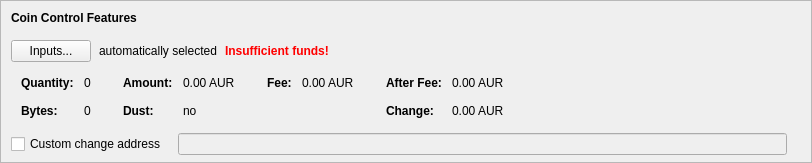
    <widget class="QFrame" name="frameCoinControl">
     <property name="sizePolicy">
      <sizepolicy hsizetype="Expanding" vsizetype="Expanding">
       <horstretch>0</horstretch>
       <verstretch>0</verstretch>
      </sizepolicy>
     </property>
     <property name="maximumSize">
      <size>
       <width>16777215</width>
       <height>16777215</height>
      </size>
     </property>
     <property name="frameShape">
      <enum>QFrame::StyledPanel</enum>
     </property>
     <property name="frameShadow">
      <enum>QFrame::Sunken</enum>
     </property>
     <layout class="QVBoxLayout" name="verticalLayoutCoinControl2">
      <property name="spacing">
       <number>0</number>
      </property>
      <property name="leftMargin">
       <number>0</number>
      </property>
      <property name="topMargin">
       <number>0</number>
      </property>
      <property name="rightMargin">
       <number>0</number>
      </property>
      <property name="bottomMargin">
       <number>6</number>
      </property>
      <item>
       <layout class="QVBoxLayout" name="verticalLayoutCoinControl" stretch="0,0,0,0,1">
        <property name="spacing">
         <number>0</number>
        </property>
        <property name="leftMargin">
         <number>10</number>
        </property>
        <property name="topMargin">
         <number>10</number>
        </property>
        <item>
         <layout class="QHBoxLayout" name="horizontalLayoutCoinControl1">
          <property name="bottomMargin">
           <number>15</number>
          </property>
          <item>
           <widget class="QLabel" name="labelCoinControlFeatures">
            <property name="sizePolicy">
             <sizepolicy hsizetype="Preferred" vsizetype="Maximum">
              <horstretch>0</horstretch>
              <verstretch>0</verstretch>
             </sizepolicy>
            </property>
            <property name="font">
             <font>
              <weight>75</weight>
              <bold>true</bold>
             </font>
            </property>
            <property name="styleSheet">
             <string notr="true">font-weight:bold;</string>
            </property>
            <property name="text">
             <string>Coin Control Features</string>
            </property>
           </widget>
          </item>
         </layout>
        </item>
        <item>
         <layout class="QHBoxLayout" name="horizontalLayoutCoinControl2" stretch="0,0,0,0">
          <property name="spacing">
           <number>8</number>
          </property>
          <property name="bottomMargin">
           <number>10</number>
          </property>
          <item>
           <widget class="QPushButton" name="pushButtonCoinControl">
            <property name="styleSheet">
             <string notr="true"/>
            </property>
            <property name="text">
             <string>Inputs...</string>
            </property>
            <property name="autoDefault">
             <bool>false</bool>
            </property>
           </widget>
          </item>
          <item>
           <widget class="QLabel" name="labelCoinControlAutomaticallySelected">
            <property name="text">
             <string>automatically selected</string>
            </property>
            <property name="margin">
             <number>5</number>
            </property>
           </widget>
          </item>
          <item>
           <widget class="QLabel" name="labelCoinControlInsuffFunds">
            <property name="font">
             <font>
              <weight>75</weight>
              <bold>true</bold>
             </font>
            </property>
            <property name="styleSheet">
             <string notr="true">color:red;font-weight:bold;</string>
            </property>
            <property name="text">
             <string>Insufficient funds!</string>
            </property>
            <property name="margin">
             <number>5</number>
            </property>
           </widget>
          </item>
          <item>
           <spacer name="horizontalSpacerCoinControl">
            <property name="orientation">
             <enum>Qt::Horizontal</enum>
            </property>
            <property name="sizeHint" stdset="0">
             <size>
              <width>40</width>
              <height>1</height>
             </size>
            </property>
           </spacer>
          </item>
         </layout>
        </item>
        <item>
         <widget class="QWidget" name="widgetCoinControl" native="true">
          <property name="sizePolicy">
           <sizepolicy hsizetype="Preferred" vsizetype="Preferred">
            <horstretch>0</horstretch>
            <verstretch>0</verstretch>
           </sizepolicy>
          </property>
          <property name="minimumSize">
           <size>
            <width>0</width>
            <height>0</height>
           </size>
          </property>
          <property name="styleSheet">
           <string notr="true"/>
          </property>
          <layout class="QHBoxLayout" name="horizontalLayoutCoinControl5">
           <property name="leftMargin">
            <number>0</number>
           </property>
           <property name="topMargin">
            <number>0</number>
           </property>
           <property name="rightMargin">
            <number>0</number>
           </property>
           <property name="bottomMargin">
            <number>0</number>
           </property>
           <item>
            <layout class="QHBoxLayout" name="horizontalLayoutCoinControl3" stretch="0,0,0,1">
             <property name="spacing">
              <number>20</number>
             </property>
             <property name="topMargin">
              <number>0</number>
             </property>
             <property name="bottomMargin">
              <number>10</number>
             </property>
             <item>
              <layout class="QFormLayout" name="formLayoutCoinControl1">
               <property name="horizontalSpacing">
                <number>10</number>
               </property>
               <property name="verticalSpacing">
                <number>14</number>
               </property>
               <property name="leftMargin">
                <number>10</number>
               </property>
               <property name="topMargin">
                <number>4</number>
               </property>
               <property name="rightMargin">
                <number>6</number>
               </property>
               <item row="0" column="0">
                <widget class="QLabel" name="labelCoinControlQuantityText">
                 <property name="font">
                  <font>
                   <weight>75</weight>
                   <bold>true</bold>
                  </font>
                 </property>
                 <property name="text">
                  <string>Quantity:</string>
                 </property>
                 <property name="margin">
                  <number>0</number>
                 </property>
                </widget>
               </item>
               <item row="0" column="1">
                <widget class="QLabel" name="labelCoinControlQuantity">
                 <property name="cursor">
                  <cursorShape>IBeamCursor</cursorShape>
                 </property>
                 <property name="contextMenuPolicy">
                  <enum>Qt::ActionsContextMenu</enum>
                 </property>
                 <property name="text">
                  <string notr="true">0</string>
                 </property>
                 <property name="margin">
                  <number>0</number>
                 </property>
                 <property name="textInteractionFlags">
                  <set>Qt::LinksAccessibleByMouse|Qt::TextSelectableByKeyboard|Qt::TextSelectableByMouse</set>
                 </property>
                </widget>
               </item>
               <item row="1" column="0">
                <widget class="QLabel" name="labelCoinControlBytesText">
                 <property name="font">
                  <font>
                   <weight>75</weight>
                   <bold>true</bold>
                  </font>
                 </property>
                 <property name="text">
                  <string>Bytes:</string>
                 </property>
                </widget>
               </item>
               <item row="1" column="1">
                <widget class="QLabel" name="labelCoinControlBytes">
                 <property name="cursor">
                  <cursorShape>IBeamCursor</cursorShape>
                 </property>
                 <property name="contextMenuPolicy">
                  <enum>Qt::ActionsContextMenu</enum>
                 </property>
                 <property name="text">
                  <string notr="true">0</string>
                 </property>
                 <property name="textInteractionFlags">
                  <set>Qt::LinksAccessibleByMouse|Qt::TextSelectableByKeyboard|Qt::TextSelectableByMouse</set>
                 </property>
                </widget>
               </item>
              </layout>
             </item>
             <item>
              <layout class="QFormLayout" name="formLayoutCoinControl2">
               <property name="horizontalSpacing">
                <number>10</number>
               </property>
               <property name="verticalSpacing">
                <number>14</number>
               </property>
               <property name="leftMargin">
                <number>6</number>
               </property>
               <property name="topMargin">
                <number>4</number>
               </property>
               <property name="rightMargin">
                <number>6</number>
               </property>
               <item row="0" column="0">
                <widget class="QLabel" name="labelCoinControlAmountText">
                 <property name="font">
                  <font>
                   <weight>75</weight>
                   <bold>true</bold>
                  </font>
                 </property>
                 <property name="text">
                  <string>Amount:</string>
                 </property>
                 <property name="margin">
                  <number>0</number>
                 </property>
                </widget>
               </item>
               <item row="0" column="1">
                <widget class="QLabel" name="labelCoinControlAmount">
                 <property name="cursor">
                  <cursorShape>IBeamCursor</cursorShape>
                 </property>
                 <property name="contextMenuPolicy">
                  <enum>Qt::ActionsContextMenu</enum>
                 </property>
                 <property name="text">
                  <string notr="true">0.00 AUR</string>
                 </property>
                 <property name="textInteractionFlags">
                  <set>Qt::LinksAccessibleByMouse|Qt::TextSelectableByKeyboard|Qt::TextSelectableByMouse</set>
                 </property>
                </widget>
               </item>
               <item row="1" column="0">
                <widget class="QLabel" name="labelCoinControlLowOutputText">
                 <property name="font">
                  <font>
                   <weight>75</weight>
                   <bold>true</bold>
                  </font>
                 </property>
                 <property name="text">
                  <string>Dust:</string>
                 </property>
                </widget>
               </item>
               <item row="1" column="1">
                <widget class="QLabel" name="labelCoinControlLowOutput">
                 <property name="cursor">
                  <cursorShape>IBeamCursor</cursorShape>
                 </property>
                 <property name="contextMenuPolicy">
                  <enum>Qt::ActionsContextMenu</enum>
                 </property>
                 <property name="text">
                  <string notr="true">no</string>
                 </property>
                 <property name="textInteractionFlags">
                  <set>Qt::LinksAccessibleByMouse|Qt::TextSelectableByKeyboard|Qt::TextSelectableByMouse</set>
                 </property>
                </widget>
               </item>
              </layout>
             </item>
             <item>
              <layout class="QFormLayout" name="formLayoutCoinControl3">
               <property name="horizontalSpacing">
                <number>10</number>
               </property>
               <property name="verticalSpacing">
                <number>14</number>
               </property>
               <property name="leftMargin">
                <number>6</number>
               </property>
               <property name="topMargin">
                <number>4</number>
               </property>
               <property name="rightMargin">
                <number>6</number>
               </property>
               <item row="0" column="0">
                <widget class="QLabel" name="labelCoinControlFeeText">
                 <property name="font">
                  <font>
                   <weight>75</weight>
                   <bold>true</bold>
                  </font>
                 </property>
                 <property name="text">
                  <string>Fee:</string>
                 </property>
                 <property name="margin">
                  <number>0</number>
                 </property>
                </widget>
               </item>
               <item row="0" column="1">
                <widget class="QLabel" name="labelCoinControlFee">
                 <property name="cursor">
                  <cursorShape>IBeamCursor</cursorShape>
                 </property>
                 <property name="contextMenuPolicy">
                  <enum>Qt::ActionsContextMenu</enum>
                 </property>
                 <property name="text">
                  <string notr="true">0.00 AUR</string>
                 </property>
                 <property name="textInteractionFlags">
                  <set>Qt::LinksAccessibleByMouse|Qt::TextSelectableByKeyboard|Qt::TextSelectableByMouse</set>
                 </property>
                </widget>
               </item>
              </layout>
             </item>
             <item>
              <layout class="QFormLayout" name="formLayoutCoinControl4">
               <property name="horizontalSpacing">
                <number>10</number>
               </property>
               <property name="verticalSpacing">
                <number>14</number>
               </property>
               <property name="leftMargin">
                <number>6</number>
               </property>
               <property name="topMargin">
                <number>4</number>
               </property>
               <property name="rightMargin">
                <number>6</number>
               </property>
               <item row="0" column="0">
                <widget class="QLabel" name="labelCoinControlAfterFeeText">
                 <property name="font">
                  <font>
                   <weight>75</weight>
                   <bold>true</bold>
                  </font>
                 </property>
                 <property name="text">
                  <string>After Fee:</string>
                 </property>
                 <property name="margin">
                  <number>0</number>
                 </property>
                </widget>
               </item>
               <item row="0" column="1">
                <widget class="QLabel" name="labelCoinControlAfterFee">
                 <property name="cursor">
                  <cursorShape>IBeamCursor</cursorShape>
                 </property>
                 <property name="contextMenuPolicy">
                  <enum>Qt::ActionsContextMenu</enum>
                 </property>
                 <property name="text">
                  <string notr="true">0.00 AUR</string>
                 </property>
                 <property name="textInteractionFlags">
                  <set>Qt::LinksAccessibleByMouse|Qt::TextSelectableByKeyboard|Qt::TextSelectableByMouse</set>
                 </property>
                </widget>
               </item>
               <item row="1" column="0">
                <widget class="QLabel" name="labelCoinControlChangeText">
                 <property name="font">
                  <font>
                   <weight>75</weight>
                   <bold>true</bold>
                  </font>
                 </property>
                 <property name="text">
                  <string>Change:</string>
                 </property>
                </widget>
               </item>
               <item row="1" column="1">
                <widget class="QLabel" name="labelCoinControlChange">
                 <property name="cursor">
                  <cursorShape>IBeamCursor</cursorShape>
                 </property>
                 <property name="contextMenuPolicy">
                  <enum>Qt::ActionsContextMenu</enum>
                 </property>
                 <property name="text">
                  <string notr="true">0.00 AUR</string>
                 </property>
                 <property name="textInteractionFlags">
                  <set>Qt::LinksAccessibleByMouse|Qt::TextSelectableByKeyboard|Qt::TextSelectableByMouse</set>
                 </property>
                </widget>
               </item>
              </layout>
             </item>
            </layout>
           </item>
          </layout>
         </widget>
        </item>
        <item>
         <layout class="QHBoxLayout" name="horizontalLayoutCoinControl4" stretch="0,0,0">
          <property name="spacing">
           <number>12</number>
          </property>
          <property name="sizeConstraint">
           <enum>QLayout::SetDefaultConstraint</enum>
          </property>
          <property name="topMargin">
           <number>5</number>
          </property>
          <property name="rightMargin">
           <number>5</number>
          </property>
          <item>
           <widget class="QCheckBox" name="checkBoxCoinControlChange">
            <property name="toolTip">
             <string>If this is activated, but the change address is empty or invalid, change will be sent to a newly generated address.</string>
            </property>
            <property name="text">
             <string>Custom change address</string>
            </property>
           </widget>
          </item>
          <item>
           <widget class="QValidatedLineEdit" name="lineEditCoinControlChange">
            <property name="enabled">
             <bool>false</bool>
            </property>
            <property name="sizePolicy">
             <sizepolicy hsizetype="Expanding" vsizetype="Fixed">
              <horstretch>0</horstretch>
              <verstretch>0</verstretch>
             </sizepolicy>
            </property>
           </widget>
          </item>
          <item>
           <widget class="QLabel" name="labelCoinControlChangeLabel">
            <property name="sizePolicy">
             <sizepolicy hsizetype="Preferred" vsizetype="Expanding">
              <horstretch>0</horstretch>
              <verstretch>0</verstretch>
             </sizepolicy>
            </property>
            <property name="minimumSize">
             <size>
              <width>0</width>
              <height>0</height>
             </size>
            </property>
            <property name="text">
             <string/>
            </property>
            <property name="margin">
             <number>3</number>
            </property>
           </widget>
          </item>
         </layout>
        </item>
        <item>
         <spacer name="verticalSpacerCoinControl">
          <property name="orientation">
           <enum>Qt::Vertical</enum>
          </property>
          <property name="sizeHint" stdset="0">
           <size>
            <width>800</width>
            <height>1</height>
           </size>
          </property>
         </spacer>
        </item>
       </layout>
      </item>
     </layout>
    </widget>
